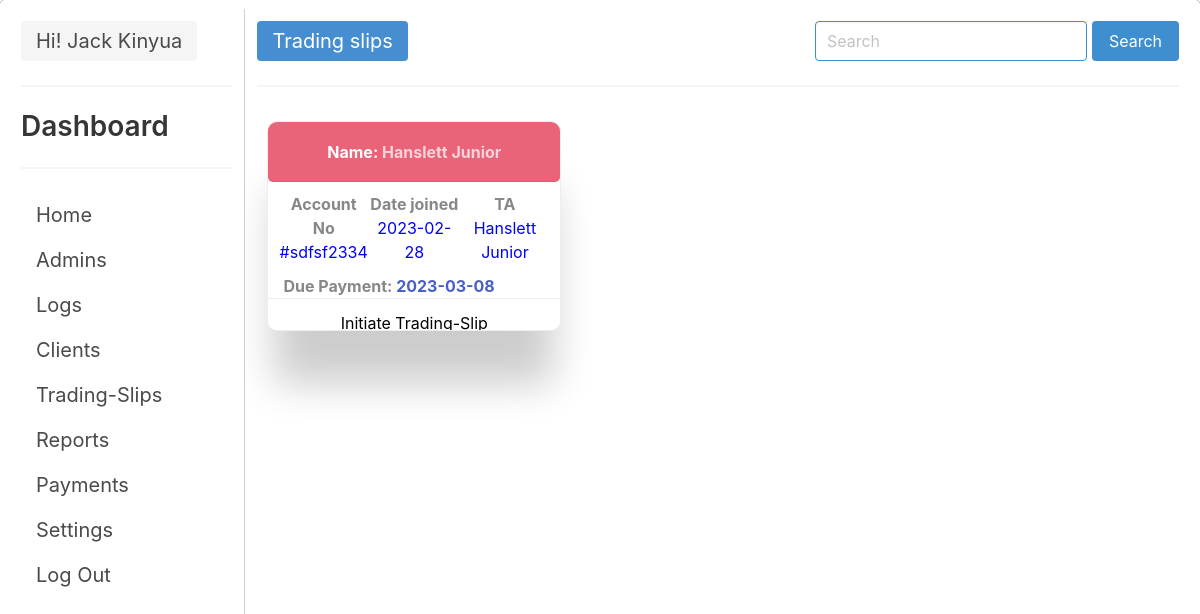
Page /dashboard/trading-slips (signed in) on the committed database.
### peskos/models/admins.py (models this page shows, shortened)
class Admins(db.Model, UserMixin):
    __tablename__ = "admins"
    id = db.Column(db.Integer, primary_key=True)
    first_name = db.Column(db.String(100), nullable=False)
    last_name = db.Column(db.String(100), nullable=False)
    email = db.Column(db.String(100), unique=True, nullable=False)
    password = db.Column(db.String(150), nullable=False)
    is_active = db.Column(db.Boolean, nullable=False, default=True)
    is_assigned = db.Column(db.Boolean, nullable=False, default=False)
    roles = db.relationship(
        "Role", secondary="admin_roles", uselist=False, cascade="all"
    )
    client = db.relationship("Clients", backref="author", lazy=True)
    assigned_admin = db.relationship("AssignTraders", backref="admin", lazy=True)

### peskos/models/client.py (models this page shows, shortened)
class Clients(db.Model):
    __tablename__ = "clients"
    id = db.Column(db.Integer, primary_key=True)
    name = db.Column(db.String(100), nullable=False)
    email = db.Column(db.String(100), unique=True, nullable=False)
    broker = db.Column(db.String(100), nullable=False)
    account_type = db.Column(db.String(50), nullable=False)
    phone_number = db.Column(db.Integer, nullable=False)
    second_number = db.Column(db.Integer, default=0)
    icd = db.Column(db.Integer, nullable=False)
    idcard_number = db.Column(db.String(50), unique=True, nullable=False)
    account_number = db.Column(db.Integer, nullable=False)
    date_joined = db.Column(db.DateTime, nullable=False, default=datetime.utcnow)
    created_by = db.Column(db.Integer, db.ForeignKey("admins.id"), nullable=False)
    assigned_client = db.relationship("AssignTraders", backref="client", lazy=True)
    verified_client = db.relationship("VerifiedRecords", backref="client", lazy=True)

### peskos/models/trading_records.py (models this page shows, shortened)
class TradingRecords(db.Model):
    __tablename__ = "trading_records"
    id = db.Column(db.Integer, primary_key=True)
    name = db.Column(db.String(100), nullable=False)
    account_number = db.Column(db.Integer, nullable=False)
    initial_amount = db.Column(db.Integer, nullable=False)
    final_amount = db.Column(db.Integer, nullable=False)
    profit = db.Column(db.Integer, nullable=False)
    acc_statement = db.Column(db.String(), nullable=False, default="No statement!")
    date_entered = db.Column(db.DateTime, nullable=False, default=datetime.utcnow)

### peskos/superadmin/routes.py (the view)
@superadmin.route("/dashboard/trading-slips")
@login_required
@role_required("super admin")
def trading_slips():
    ready_clients_weekly = list()
    due = dict()
    clients = Clients.query.all()
    for client in clients:
        record = checkrecords(client, "weekly")
        if record:
            ready_clients_weekly.append(client)
            due[client.id] = record
    return render_template(
        "super_admin/trading_slips.html",
        tab="Trading Slips",
        clients=ready_clients_weekly,
        due=due,
        timedelta=timedelta
    )

### peskos/__init__.py (called while the page is built, shortened)
def role_required(role: str):
    def wrapper(fn):
        @wraps(fn)
        def decorated_view(*args, **kwargs):
            if current_user.roles.role == role and request.path.startswith(
                _ROUTE_CONFIG["roles"][role]
            ):
                return fn(*args, **kwargs)
        return decorated_view
    return wrapper

### peskos/models/admins.py (called while the page is built)
@login_manager.user_loader
def load_user(user_id):
    return Admins.query.get(int(user_id))

### peskos/superadmin/utils.py (called while the page is built, shortened)
def calc_date(_date: datetime, ticket_type: str) -> list:
    trading_days = list()
    trading_days.append(_date)
    count = 0
    while count < time_type[ticket_type]:
        if days_of_week[trading_days[-1].isoweekday()] in ["saturday", "sunday"]:
            trading_days.append(trading_days[-1] + timedelta(days=1))
            continue
        trading_days.append(trading_days[-1] + timedelta(days=1))
        count += 1
    return trading_days

def checkrecords(client: Clients, ticket_type: str):
    client_records = TradingRecords.query.filter_by(
        account_number=client.account_number
    )
    vclient = VerifiedRecords.query.filter_by(client_id=client.id).all()
    if not client_records.all():
        return False
    if not vclient:
        client = client_records.first()
        paydays = calc_date(client.date_entered, ticket_type)
        tpay = TradingRecords.query.filter_by(
            account_number=client.account_number, date_entered=paydays[-1]
        ).first()
        return tpay

### peskos/templates/super_admin/trading_slips.html
{% extends 'layouts/dashboard.html' %}
{% block data %}
{% if clients == [] %}
<div class="notification-bar">
    <div class="notification is-info is-light ch">
        <strong>No clients Available with weekly trading-slips</strong>
    </div>
</div>
{% else %}
<div class="trading-slips">
    {% for client in clients %}
        <div class="report-card">
            <div class="report-bar">
                <strong>Name: <a>{{ client.name }}</a></strong>
            </div>
            <div class="report-header">
                <strong>Account No <br><a href="">#{{ client.account_number }}</a></strong>
                <strong>Date joined<br><a>{{ client.date_joined.strftime("%Y-%m-%d") }}</a></strong>
                <strong>TA<br><a>{{ client.assigned_client[0].admin.first_name }}
                    {{ client.assigned_client[0].admin.last_name }}</a></strong>
            </div>
            <div class="report-info">
                <strong>Due Payment: <a>{{ due[client.id].date_entered.date() + timedelta(days=1) }}</a></strong>
            </div>
            <div class="report-footer">
                <a class="card-footer-item" href="">Initiate Trading-Slip</a>
            </div>
        </div>
    {% endfor %}
</div>
{% endif %}
{% endblock %}

### peskos/templates/layouts/dashboard.html (shortened to what this page needs)
{% extends 'layouts/layout.html' %}
{% block content %}
<div id="dashboard-container">
    <div class="columns">
        <div class="column is-one-fifth" style="border-right: 1px solid rgba(128, 128, 128, 0.374);">
            <span class="tag is-large">Hi! {{ current_user.first_name }} {{ current_user.last_name }}</span>
            <hr>
            <aside class="menu">
                <div class="content">
                    <h2>Dashboard</h2>
                </div>
                <hr>
                <ul class="menu-list is-centered menu-items">
                    <li><a class="menu-tabs " href="{{ url_for('superadmin.dashboard') }}">Home</a></li>
                    <li><a class="menu-tabs" href="{{ url_for('superadmin.admins') }}">Admins</a></li>
                    <li><a class="menu-tabs" href="{{ url_for('superadmin.logs') }}">Logs</a></li>
                    <li><a class="menu-tabs" href="{{ url_for('superadmin.clients') }}">Clients</a></li>
                    <li><a class="menu-tabs" href="{{ url_for('superadmin.trading_slips') }}">Trading-Slips</a></li>
                    <li><a class="menu-tabs" href="{{ url_for('superadmin.reports') }}">Reports</a></li>
                    <li><a class="menu-tabs" href="{{ url_for('superadmin.payments') }}">Payments</a></li>
                    <li><a class="menu-tabs" href="{{ url_for('superadmin.settings') }}">Settings</a></li>
                    <li><a class="menu-tabs" href="{{ url_for('superadmin.logout') }}">Log Out</a></li>
                </ul>
            </aside>
        </div>
        <div class="column overflow">
            <div class="top-bar">
                <span class="tag is-large" style="background-color: #478ed0; color: white;">{{ tab.capitalize() }}</span>
                <div class="control">
                    <div class="group">
                        <input class="input is-info" type="search" placeholder="Search">
                        <button class="button is-info">Search</button>
                    </div>
                </div>
            </div>
            <hr>
            {% block data %}
            {% endblock %}
        </div>
    </div>
</div>
{% endblock content %}

### peskos/static/css/index.css (style rules this page uses)
body { box-sizing: border-box ; }
#dashboard-container { margin: 10px; height: 100vh; }
#dashboard-container .columns { border: 1px solid rgb(196, 196, 196); border-radius: 10px; min-height: 100vh; padding: 10px; }
.menu-items { font-size: 20px; }
.overflow { overflow-y: auto; }
.top-bar { display: flex; flex-direction: row; justify-content: space-between; }
.group { display: flex; flex-direction: row; }
.group button { margin-left: 5px; }
.trading-slips { padding: 10px; display: grid; grid-template-columns: 1fr 1fr 1fr; gap: 10px; }
.report-card { display: flex; flex-direction: column; position: relative; width: 100%; height: 210px; background-color: white; border-radius: 10px; max-height: 300px; overflow-y: auto; border: 1px solid rgba(0, 0, 0, 0.068); box-shadow: rgba(0, 0, 0, 0.2) 0px 60px 40px -7px; }
.report-bar, .report-header, .report-info, .report-card > info { width: 100%; height: 100%; }
.report-bar { border-bottom: 1px solid rgba(0, 0, 0, 0.068); height: 60px; padding: 20px; display: flex; flex-direction: row; justify-content: space-evenly; align-items: center; border-radius: 5px; background-color: #E96479; }
.report-bar strong { width: 100%; text-align: center; color: white; }
.report-bar a { color: rgba(255, 255, 255, 0.719); }
.report-header { padding: 10px; display: grid; grid-template-columns: 1fr 1fr 1fr; }
.report-header strong, .report-info strong { width: 100%; text-align: center; color: rgba(87, 87, 87, 0.712); }
.report-header a { background-color: none; font-weight: normal; color: blue; }
.report-info strong { margin-left: 15px; }
.report-footer { display: flex; flex-direction: row; justify-content: center; border-top: 1px solid rgba(0, 0, 0, 0.068); }
.report-footer a { width: 100%; color: black; }

### rows in the picture
Admins: first_name "Jack", last_name "Kinyua"
Clients: name "Hanslett Junior", account_number "sdfsf2334", date_joined "2023-02-28", first_name "Hanslett", last_name "Junior", due[client.id].date_entered.date()+timedelta(days=1) "2023-03-08"

### other values in the picture
{{ tab.capitalize() }} "Trading slips"
